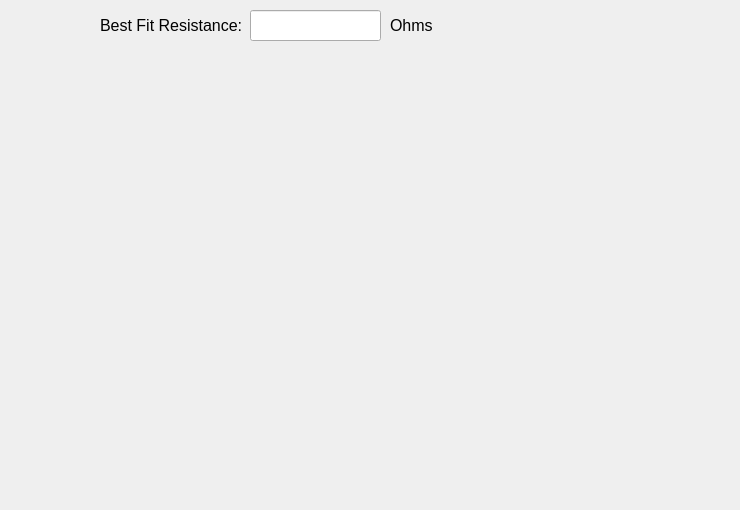
            <widget class="QWidget" name="tab_9">
             <attribute name="title">
              <string>Third Period Plot</string>
             </attribute>
             <widget class="QLabel" name="label_41">
              <property name="geometry">
               <rect>
                <x>100</x>
                <y>10</y>
                <width>151</width>
                <height>31</height>
               </rect>
              </property>
              <property name="font">
               <font>
                <pointsize>12</pointsize>
               </font>
              </property>
              <property name="text">
               <string>Best Fit Resistance:</string>
              </property>
             </widget>
             <widget class="QLineEdit" name="lineEdit_bfr_third">
              <property name="geometry">
               <rect>
                <x>250</x>
                <y>10</y>
                <width>131</width>
                <height>31</height>
               </rect>
              </property>
              <property name="font">
               <font>
                <pointsize>12</pointsize>
               </font>
              </property>
              <property name="text">
               <string/>
              </property>
             </widget>
             <widget class="QLabel" name="label_resistance_unit_third">
              <property name="geometry">
               <rect>
                <x>390</x>
                <y>10</y>
                <width>51</width>
                <height>31</height>
               </rect>
              </property>
              <property name="font">
               <font>
                <pointsize>12</pointsize>
               </font>
              </property>
              <property name="text">
               <string>Ohms</string>
              </property>
             </widget>
             <widget class="QWidget" name="widget_third" native="true">
              <property name="geometry">
               <rect>
                <x>0</x>
                <y>50</y>
                <width>731</width>
                <height>451</height>
               </rect>
              </property>
              <property name="sizePolicy">
               <sizepolicy hsizetype="Expanding" vsizetype="Minimum">
                <horstretch>0</horstretch>
                <verstretch>0</verstretch>
               </sizepolicy>
              </property>
              <widget class="MatplotlibWidget" name="mplwidget_third">
               <property name="geometry">
                <rect>
                 <x>200</x>
                 <y>140</y>
                 <width>151</width>
                 <height>91</height>
                </rect>
               </property>
               <property name="sizePolicy">
                <sizepolicy hsizetype="Preferred" vsizetype="Preferred">
                 <horstretch>0</horstretch>
                 <verstretch>0</verstretch>
                </sizepolicy>
               </property>
              </widget>
             </widget>
            </widget>
